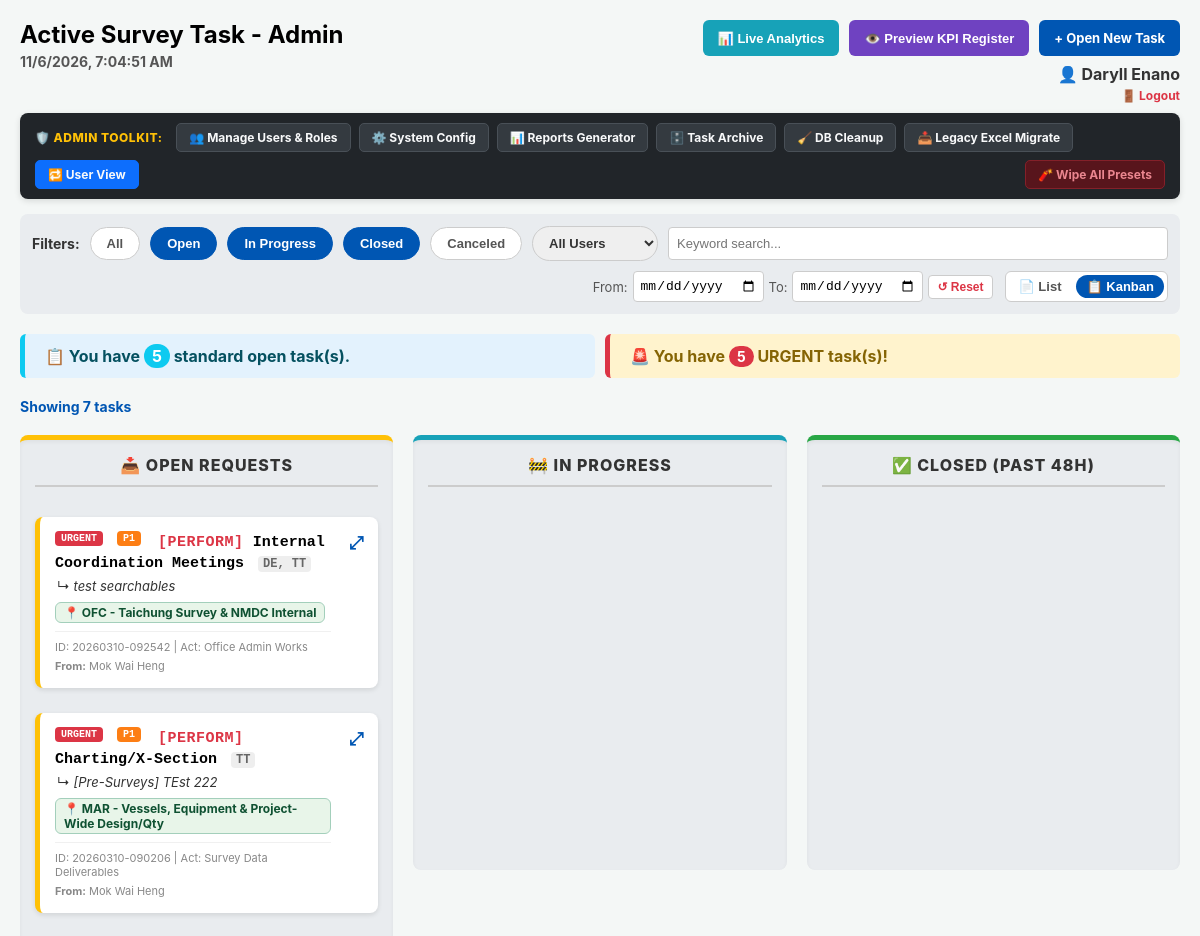
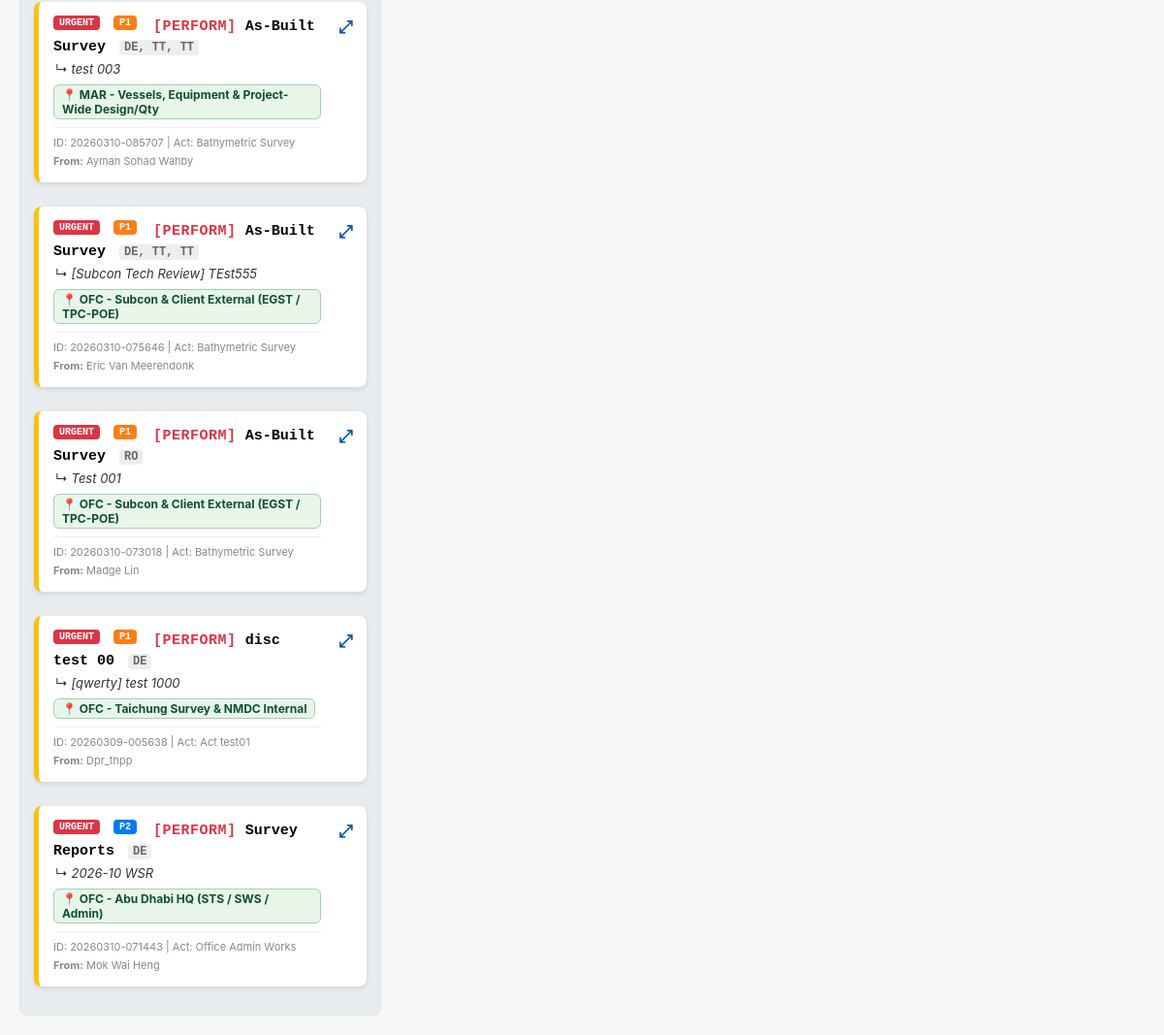
The page /admin_dashboard (signed in) on the database as committed earlier (2 pictures, top to bottom).
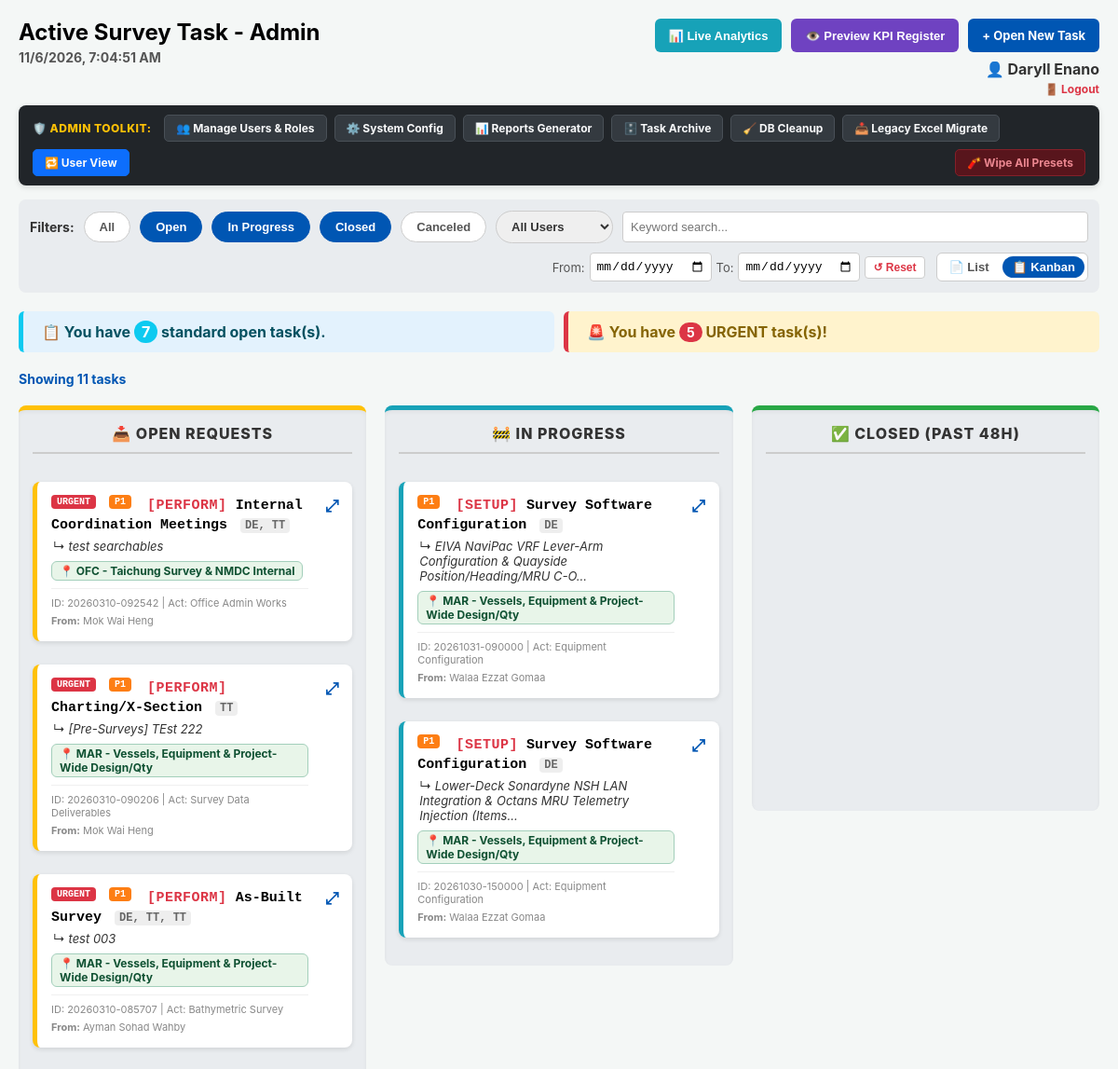
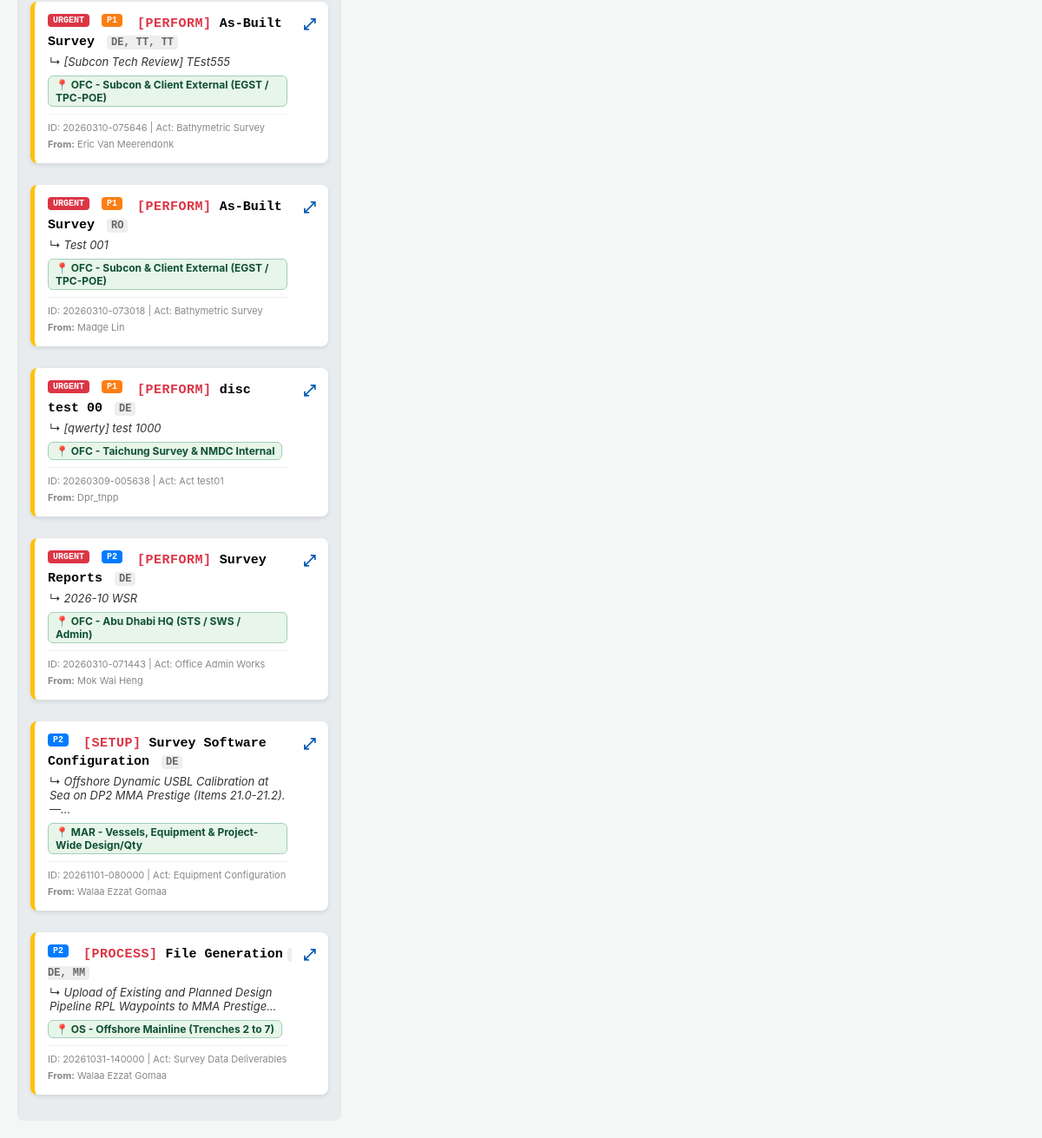
The same page on the database as committed later (2 pictures, top to bottom).
### app.py (models this page shows)
class SurveyTask(db.Model):
    id = db.Column(db.Integer, primary_key=True)
    surveyor_name = db.Column(db.String(100), nullable=False)
    assigned_to = db.Column(db.String(100), nullable=True)
    requestor = db.Column(db.String(100), nullable=True)
    command_verb = db.Column(db.String(50), default="PERFORM")
    task_category = db.Column(db.String(100), nullable=True)
    instrument = db.Column(db.String(100), nullable=True)
    action_required = db.Column(db.String(100), nullable=True)
    area = db.Column(db.String(100), nullable=False)
    location = db.Column(db.String(100), nullable=True)
    sub_location = db.Column(db.String(100), nullable=True)
    work_scope = db.Column(db.String(100), nullable=False)
    remarks = db.Column(db.Text, nullable=True)
    deliverable_link = db.Column(db.String(500), nullable=True)
    reference_links = db.Column(db.Text, nullable=True)
    status = db.Column(db.String(30), default="Open")
    is_urgent = db.Column(db.Boolean, default=False)
    priority = db.Column(db.Integer, default=99)
    start_time = db.Column(db.DateTime, default=datetime.utcnow)
    execution_date = db.Column(db.Date, nullable=True)
    end_time = db.Column(db.DateTime, nullable=True)

### app.py (the view)
@app.route('/admin_dashboard')
@login_required
def admin_dashboard():
    if not is_user_admin(current_user):
        flash('Access Denied: You do not have Admin privileges.', 'error')
        return redirect(url_for('dashboard'))
    session['dashboard_view'] = 'admin'
    escalate_aging_tasks()
    all_tasks = SurveyTask.query.filter(SurveyTask.status != 'Archived')         .order_by(SurveyTask.is_urgent.desc(), SurveyTask.priority.asc(), SurveyTask.start_time.desc())         .limit(300).all()
    users = User.query.order_by(User.name.asc()).all()
    initials_map = {u.name: (u.initials.upper() if u.initials else ((u.name.split()[0][0] + u.name.split()[1][0]).upper() if len(u.name.split()) >= 2 else u.name[:2].upper())) for u in users}
    now = datetime.utcnow()
    months_data = []
    for i in range(2, -1, -1):
        m = now.month - i
        y = now.year
        if m <= 0:
            m += 12
            y -= 1
        end_day = now.day if i == 0 else calendar.monthrange(y, m)[1]
        months_data.append({'year': y, 'month': m, 'month_name': calendar.month_name[m], 'end_day': end_day, 'key': f"{y}-{m:02d}", 'count': 0})
    completed_tasks = SurveyTask.query.filter(SurveyTask.status.in_(['Closed', 'Archived'])).all()
    for t in completed_tasks:
        actual_dt = t.execution_date if t.execution_date else t.start_time
        if actual_dt:
            t_key = actual_dt.strftime('%Y-%m')
            for md in months_data:
                if md['key'] == t_key:
                    md['count'] += 1
                    break
    return render_template('admin_dashboard.html', name=current_user.name, tasks=all_tasks, users=users, kpi_summary_json=json.dumps(months_data), initials_map=initials_map, scope_map=SCOPE_BY_CODE, macro_scopes=LEAN_MACRO_SCOPES)

### app.py (called while the page is built)
def is_user_admin(user):
    if not user or not getattr(user, 'is_authenticated', False):
        return False
    return bool(getattr(user, 'is_admin', False) or (user.email in ADMIN_EMAILS))

@app.after_request
def log_user_usage(response):
    try:
        if current_user.is_authenticated and request.endpoint:
            ignored = {'static', 'api_preview_kpi'}
            if request.endpoint not in ignored and not request.path.startswith('/static'):
                log_entry = UserActivityLog(
                    user_id=current_user.id,
                    user_name=current_user.name,
                    endpoint=request.endpoint,
                    path=request.path[:195],
                    method=request.method
                )
                db.session.add(log_entry)
                db.session.commit()
    except Exception:
        db.session.rollback()
    return response

@login_manager.user_loader
def load_user(user_id):
    return User.query.get(int(user_id))

### templates/admin_dashboard.html (shortened to what the changed rows need)
<!DOCTYPE html>
<html lang="en">
<head>
</head>
<body>
<div class="header" style="align-items: flex-start;">
        <div>
            <h2 style="margin-top: 0; margin-bottom: 4px;">Active Survey Task - Admin</h2>
        </div>
        <div style="display: flex; flex-direction: column; align-items: flex-end;">
        </div>
    </div>
    <div class="admin-command-bar">
        <span class="admin-command-label">🛡️ Admin Toolkit:</span>
        <a href="/manage_users" class="cmd-btn">👥 Manage Users & Roles</a>
        <a href="/system_config_hidden" class="cmd-btn">⚙️ System Config</a>
        <a href="/reports" class="cmd-btn">📊 Reports Generator</a>
        <a href="/archive" class="cmd-btn">🗄️ Task Archive</a>
        <a href="/cleanup" class="cmd-btn">🧹 DB Cleanup</a>
        <a href="/migrate" class="cmd-btn">📥 Legacy Excel Migrate</a>
        <a href="/" class="cmd-btn" style="background: #0d6efd; border-color: #0d6efd;">🔁 User View</a>
        <a href="/wipe_all_presets" class="cmd-btn cmd-btn-danger" onclick="return confirm('WARNING: Are you sure you want to permanently wipe ALL saved task presets across all users?');">🧨 Wipe All Presets</a>
    </div>
    <div class="filter-bar">
        <strong style="font-size: 14px; color: #333;">Filters:</strong>
        <button class="btn-filter" id="btnAll" onclick="toggleStatus('All')">All</button>
        <button class="btn-filter active" id="btnOpen" onclick="toggleStatus('Open')">Open</button>
        <button class="btn-filter active" id="btnInProgress" onclick="toggleStatus('In Progress')">In Progress</button>
        <button class="btn-filter active" id="btnClosed" onclick="toggleStatus('Closed')">Closed</button>
        <button class="btn-filter" id="btnCanceled" onclick="toggleStatus('Canceled')">Canceled</button>
        <select id="userFilter" class="user-dropdown" onchange="saveFilterMemory(); applyFilters();">
        </select>
        <input type="text" id="adminKeywordSearch" class="date-input" style="flex-grow: 1; min-width: 180px; padding: 8px;" placeholder="Keyword search..." onkeyup="saveFilterMemory(); applyFilters();">
        <div style="margin-left: auto; display: flex; align-items: center; gap: 12px; flex-wrap: wrap;">
        </div>
    </div>
    {% set pending_users = [] %}
    {% for u in users %}
        {% if not u.is_approved %}
            {% set _ = pending_users.append(u) %}
        {% endif %}
    {% endfor %}
    {% set my_open_count = namespace(value=0) %}
    {% set my_urgent_count = namespace(value=0) %}
    {% for task in tasks %}
        {% if task.status == 'Open' and task.assigned_to and name in task.assigned_to %}
            {% set my_open_count.value = my_open_count.value + 1 %}
            {% if task.is_urgent %}
                {% set my_urgent_count.value = my_urgent_count.value + 1 %}
            {% endif %}
        {% endif %}
    {% endfor %}
    <div style="display: flex; gap: 10px; flex-wrap: wrap; margin-bottom: 20px;">
        <div style="flex: 1; background-color: #e3f2fd; border-left: 5px solid #0dcaf0; padding: 12px 20px; border-radius: 6px; font-weight: bold; color: #055160;">
            📋 You have <span style="background: #0dcaf0; color: white; padding: 2px 8px; border-radius: 12px;">{{ my_open_count.value }}</span> standard open task(s).
        </div>
        {% if my_urgent_count.value > 0 %}
        <div style="flex: 1; background-color: #fff3cd; border-left: 5px solid #dc3545; padding: 12px 20px; border-radius: 6px; font-weight: bold; color: #856404;">
        </div>
        {% endif %}
    </div>
    <div id="taskCountDisplay" style="font-size: 14px; font-weight: bold; color: #0056b3; margin-bottom: 15px;">Loading task count...</div>
    <div id="taskContainer" style="display: none;">
        {% for task in tasks %}
        {% set area_clean = task.area.split('_', 1)[-1].replace('_', ' ') if task.area and '_' in task.area else task.area %}
        {% set loc_clean = task.location.split('_', 1)[-1].replace('_', ' ') if task.location and task.location != 'N/A' and '_' in task.location else (task.location if task.location and task.location != 'N/A' else '') %}
        {% set sub_clean = task.sub_location.split('_', 1)[-1].replace('_', ' ') if task.sub_location and task.sub_location != 'N/A' and '_' in task.sub_location else (task.sub_location if task.sub_location and task.sub_location != 'N/A' else '') %}
        {% set scope_text = task.work_scope.split('_', 1)[-1].replace('_', ' ') if task.work_scope and '_' in task.work_scope else task.work_scope %}
        {% set macro_scope = scope_map.get(task.work_scope) if scope_map else None %}
        {% set full_folder_path = area_clean ~ (' ➔ ' ~ loc_clean if loc_clean else '') ~ (' ➔ ' ~ sub_clean if sub_clean else '') %}
        {% set macro_label = macro_scope.label if macro_scope else (full_folder_path ~ (' ➔ ' ~ scope_text if scope_text and scope_text.lower() != 'general' else '')) %}
        <div class="task-card"
             draggable="true"
             ondragstart="drag(event)"
             data-id="{{ task.id }}"
             data-status="{{ task.status }}"
             data-priority="{{ task.priority|default(99) }}"
             data-urgent="{{ 'true' if task.is_urgent else 'false' }}"
             data-exec-date="{{ task.execution_date.strftime('%Y-%m-%d') if task.execution_date else '' }}"
             data-date="{{ task.execution_date.strftime('%Y-%m-%d') if task.execution_date else (task.start_time.strftime('%Y-%m-%d') if task.start_time else '') }}"
             data-assigned="{{ task.assigned_to or '' }}"
             data-mine="{% if (task.assigned_to and name in task.assigned_to) or name == task.surveyor_name %}true{% else %}false{% endif %}"
             data-creator="{{ task.surveyor_name }}"
             data-task-str="{{ task.start_time.strftime('%Y%m%d-%H%M%S') if task.start_time else 'UNKNOWN-'~task.id }}"
             data-scope="{{ task.work_scope or '' }}"
             data-path="📍 {{ macro_label }}  [📁 {{ full_folder_path }}]"
             data-remarks="{{ task.remarks or '' }}"
             data-links="{{ task.reference_links or '' }}"
             data-deliverable="{{ task.deliverable_link or '' }}"
             data-req="{{ task.requestor or '' }}"
             data-cat="{{ task.task_category or '' }}"
             data-disc="{{ task.action_required or '' }}"
             data-inst="{{ task.instrument or '' }}"
             data-start="{{ task.execution_date.strftime('%Y-%m-%d (Backdated)') if task.execution_date else (task.start_time.strftime('%Y-%m-%d %H:%M') if task.start_time else '') }}"
             data-end="{{ task.end_time.strftime('%Y-%m-%d %H:%M') if task.end_time else 'Pending' }}">
            <div class="task-header">
                <div style="flex: 1;" onclick="openTaskModal(this.closest('.task-card'))">
                    <div class="task-line-1" style="font-size: 15px; line-height: 1.4; margin-bottom: 4px;">
                        <span class="card-urgent-badge" style="background: #dc3545; color: white; padding: 2px 6px; border-radius: 4px; font-size: 10px; font-weight: bold; margin-right: 5px; vertical-align: top; ">URGENT</span>
                        {% set p_val = task.priority|default(99) %}
                        {% set p_color = '#6c757d' %}{% if p_val == 0 %}{% set p_color = '#dc3545' %}{% elif p_val == 1 %}{% set p_color = '#fd7e14' %}{% elif p_val == 2 %}{% set p_color = '#007bff' %}{% endif %}
                        <span class="card-priority-badge" style="background: {{ p_color }}; color: white; padding: 2px 6px; border-radius: 4px; font-size: 10px; font-weight: bold; margin-right: 8px; vertical-align: top;" title="Priority Queue">P{{ p_val }}</span>
                        <span style="color: #000; font-weight: 900;">
                            <span style="color: #dc3545; letter-spacing: 0.5px;">[{{ task.command_verb or 'PERFORM' }}]</span>
                            {{ task.action_required }}
                        </span>
                        <span class="card-initials-badge" style="color: #666; font-size: 12px; font-weight: bold; background: #eee; padding: 1px 5px; border-radius: 4px; margin-left: 5px;">
                            {% set initial_list = [] %}
                            {% for uname in (task.assigned_to or task.surveyor_name).split(',') %}
                                {% set clean_name = uname.strip() %}
                                {% if initials_map and clean_name in initials_map %}
                                    {% set _ = initial_list.append(initials_map[clean_name]) %}
                                {% else %}
                                    {% set parts = clean_name.split(' ') %}
                                    {% if parts|length >= 2 %}
                                        {% set _ = initial_list.append(parts[0][0]|upper + parts[1][0]|upper) %}
                                    {% else %}
                                        {% set _ = initial_list.append(clean_name[:2]|upper) %}
                                    {% endif %}
                                {% endif %}
                            {% endfor %}
                            {{ initial_list | join(', ') }}
                        </span>
                    </div>
                    {% set short_remark = task.remarks.split('|')[0].strip() if task.remarks else '' %}
                    {% if short_remark %}
                    <div style="font-size: 13px; color: #333; margin-bottom: 8px; padding-left: 2px;">
                        ↳ <i>{{ short_remark | truncate(85) }}</i>
                    </div>
                    {% endif %}
                    <div style="font-size: 12px; margin-bottom: 8px; display: flex; align-items: center; gap: 6px; flex-wrap: wrap;" title="Auto-Tied Folder: 📁 {{ full_folder_path }}">
                        <span class="card-macro-badge" style="background: #e8f5e9; color: #0f5132; border: 1px solid #a3cfbb; padding: 2px 8px; border-radius: 6px; font-weight: 700;">
                            📍 <span class="card-macro-text">{{ macro_label }}</span>
                        </span>
                    </div>
                    <div style="font-size: 11px; color: #888; border-top: 1px solid #f0f0f0; padding-top: 8px; margin-top: 5px; display: flex; justify-content: space-between; flex-wrap: wrap; gap: 5px;">
                        <span>ID: {{ task.start_time.strftime('%Y%m%d-%H%M%S') if task.start_time else 'UNKNOWN-'~task.id }} | Act: {{ task.task_category }}</span>
                        <span><strong>From:</strong> {{ task.requestor.split(' - ')[-1] if task.requestor and ' - ' in task.requestor else task.requestor }}</span>
                    </div>
                </div>
                <div style="display: flex; align-items: center; padding-left: 8px;" onclick="openTaskModal(this.closest('.task-card'))">
                    <span style="font-size: 18px; color: #0056b3; font-weight: bold; cursor: pointer;" title="View Details">⤢</span>
                </div>
            </div>
        </div>
        {% endfor %}
    </div>
    <div id="kanbanContainer" class="kanban-container" style="display: flex;">
        <div class="kanban-col kb-open" ondragover="allowDrop(event)" ondrop="drop(event, 'Open')" ondragenter="this.classList.add('drag-over')" ondragleave="this.classList.remove('drag-over')">
        </div>
        <div class="kanban-col kb-progress" ondragover="allowDrop(event)" ondrop="drop(event, 'In Progress')" ondragenter="this.classList.add('drag-over')" ondragleave="this.classList.remove('drag-over')">
        </div>
        <div class="kanban-col kb-closed" ondragover="allowDrop(event)" ondrop="drop(event, 'Closed')" ondragenter="this.classList.add('drag-over')" ondragleave="this.classList.remove('drag-over')">
        </div>
    </div>
</body>
</html>

Rows that differ between the two databases and show on the page:
added SurveyTask: priority "1", command_verb "SETUP", action_required "Survey Software Configuration", initial_list "DE", short_remark "EIVA NaviPac VRF Lever-Arm Configuration & Quayside Position/Heading/MRU C-O...", macro_label "MAR - Vessels, Equipment & Project-Wide Design/Qty", start_time "20261031-090000", task_category "Equipment Configuration", requestor "Walaa Ezzat Gomaa", status "In Progress" (drawn)
added SurveyTask: priority "1", command_verb "SETUP", action_required "Survey Software Configuration", initial_list "DE", short_remark "Lower-Deck Sonardyne NSH LAN Integration & Octans MRU Telemetry Injection (Items...", macro_label "MAR - Vessels, Equipment & Project-Wide Design/Qty", start_time "20261030-150000", task_category "Equipment Configuration", requestor "Walaa Ezzat Gomaa", status "In Progress" (drawn)
added SurveyTask: priority "2", command_verb "SETUP", action_required "Survey Software Configuration", initial_list "DE", remarks "Offshore Dynamic USBL Calibration at Sea on DP2 MMA Prestige (Items 21.0-21.2). —...", macro_label "MAR - Vessels, Equipment & Project-Wide Design/Qty", start_time "20261101-080000", task_category "Equipment Configuration", requestor "Walaa Ezzat Gomaa"
added SurveyTask: priority "2", command_verb "PROCESS", action_required "File Generation", initial_list "DE, MM", remarks "Upload of Existing and Planned Design Pipeline RPL Waypoints to MMA Prestige...", macro_label "OS - Offshore Mainline (Trenches 2 to 7)", start_time "20261031-140000", task_category "Survey Data Deliverables", requestor "Walaa Ezzat Gomaa"
Other text that changed with them:
{{ my_open_count.value }}: "5" → "7"
text written by a page script: "Showing 7 tasks" → "Showing 11 tasks"
